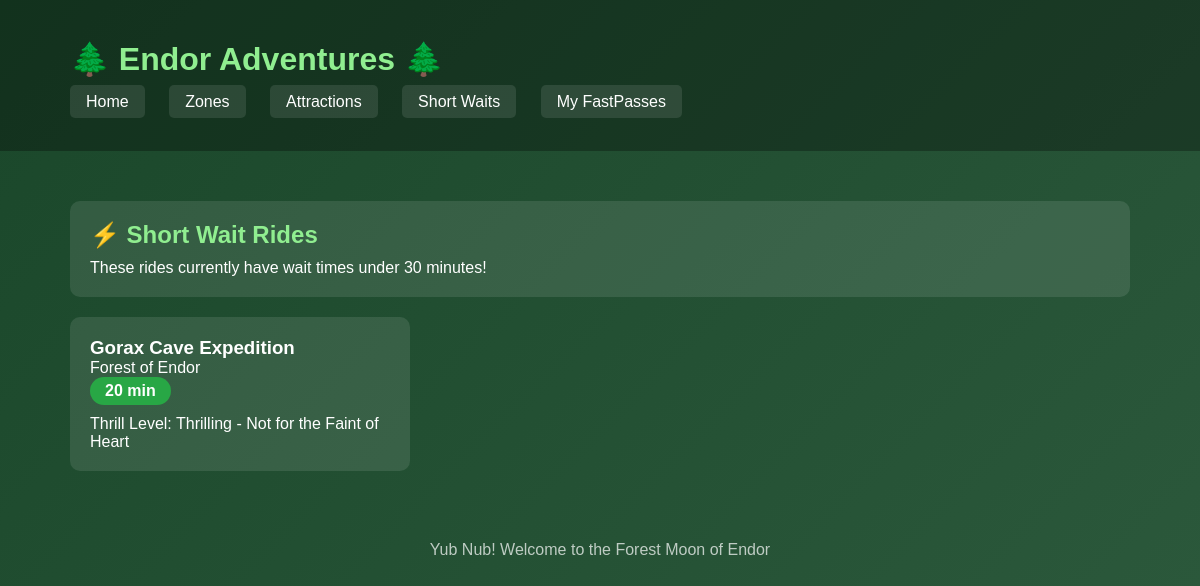
The app's page /short-waits/ with its own data.
### fastpass/models.py (models this page shows, shortened)
class Attraction(models.Model):
    RIDE = 'ride'
    SHOW = 'show'
    EXPERIENCE = 'experience'
    DINING = 'dining'
    TYPE_CHOICES = [
        (RIDE, 'Ride'),
        (SHOW, 'Show'),
        (EXPERIENCE, 'Experience'),
        (DINING, 'Dining'),
    ]
    THRILL_CHOICES = [
        (1, 'Mild - All Ages'),
        (2, 'Moderate - Some Thrills'),
        (3, 'Thrilling - Not for the Faint of Heart'),
        (4, 'Extreme - Hold onto Your Ewok!'),
    ]
    name = models.CharField(max_length=200)
    description = models.TextField()
    attraction_type = models.CharField(
        max_length=20,
        choices=TYPE_CHOICES,
        default=RIDE
    )
    zone = models.ForeignKey(
        ThemeZone,
        on_delete=models.CASCADE,
        related_name='attractions'
    )
    thrill_level = models.IntegerField(choices=THRILL_CHOICES, default=1)
    min_height_cm = models.IntegerField(default=0)
    duration_minutes = models.IntegerField(default=5)
    current_wait_minutes = models.IntegerField(default=0)
    is_operational = models.BooleanField(default=True)
    fastpass_enabled = models.BooleanField(default=True)
    created_at = models.DateTimeField(auto_now_add=True)
    class Meta:
        ordering = ['zone', 'name']

class ThemeZone(models.Model):
    name = models.CharField(max_length=100)
    description = models.TextField()
    is_open = models.BooleanField(default=True)
    created_at = models.DateTimeField(auto_now_add=True)
    class Meta:
        ordering = ['name']  # Sort zones alphabetically

### fastpass/views.py (the view)
# urls.py: path('short-waits/', views.short_wait_rides, name='short_waits'),
def short_wait_rides(request):
    rides = Attraction.objects.filter(
        attraction_type='ride',
        is_operational=True,
        current_wait_minutes__lt=30
    ).order_by('current_wait_minutes')
    return render(request, 'fastpass/short_waits.html', {'rides': rides})

### fastpass/templates/fastpass/short_waits.html (shortened to what this page needs)
{% extends 'fastpass/base.html' %}
{% block content %}
<div class="card">
    <h2>⚡ Short Wait Rides</h2>
    <p>These rides currently have wait times under 30 minutes!</p>
</div>
{% if rides %}
<div class="grid">
    {% for ride in rides %}
    <div class="card">
        <h3>{{ ride.name }}</h3>
        <p>{{ ride.zone.name }}</p>
        <span class="wait-badge wait-short">
            {{ ride.current_wait_minutes }} min
        </span>
        <p style="margin-top: 10px;">
            Thrill Level: {{ ride.get_thrill_level_display }}
        </p>
    </div>
    {% endfor %}
</div>
{% else %}
<div class="card">
    <p>😢 No rides with short waits right now. Check back soon!</p>
</div>
{% endif %}
{% endblock %}

### fastpass/templates/fastpass/base.html (style rules this page uses)
* { margin: 0; padding: 0; box-sizing: border-box; }
body { font-family: Arial, sans-serif; background: linear-gradient(135deg, #1a472a 0%, #2d5a3d 100%); min-height: 100vh; color: white; }
.card { background: rgba(255,255,255,0.1); border-radius: 10px; padding: 20px; margin-bottom: 20px; }
.card h2 { color: #90EE90; margin-bottom: 10px; }
.grid { display: grid; grid-template-columns: repeat(auto-fill, minmax(280px, 1fr)); gap: 20px; }
.wait-badge { display: inline-block; padding: 5px 15px; border-radius: 20px; font-weight: bold; }
.wait-short { background: #28a745; }

### records on screen
Attraction: name "Gorax Cave Expedition", zone.name "Forest of Endor", current_wait_minutes "20", thrill_level "Thrilling - Not for the Faint of Heart"
